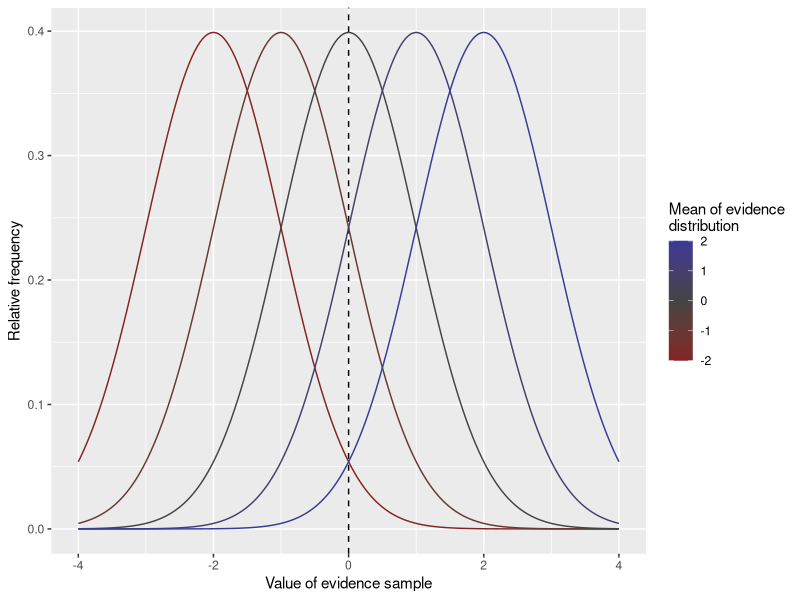
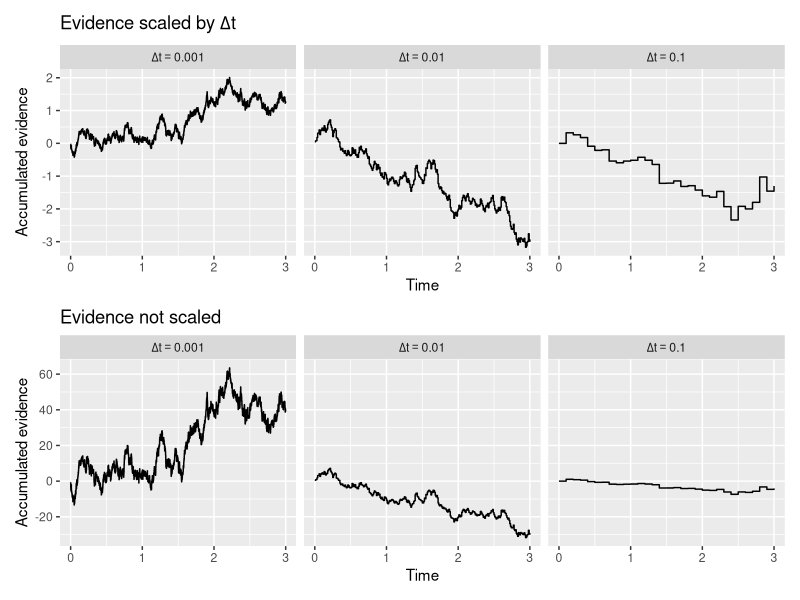
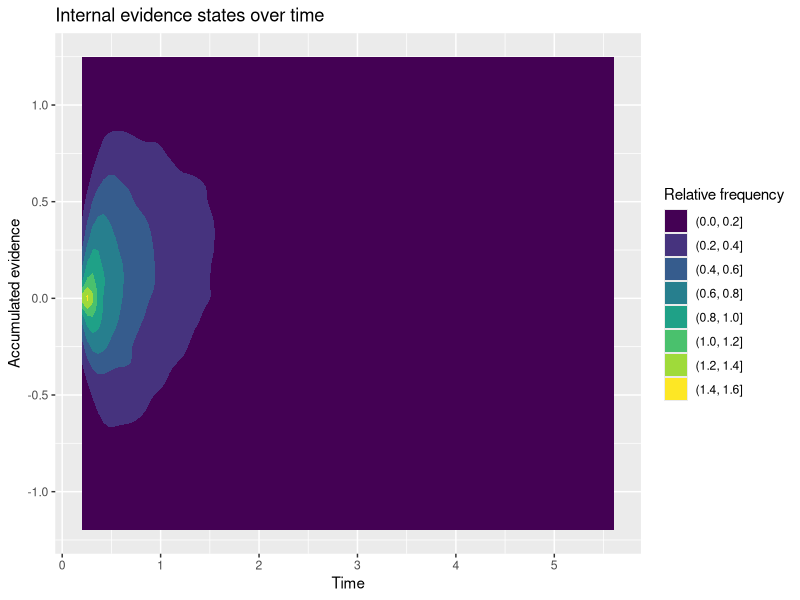
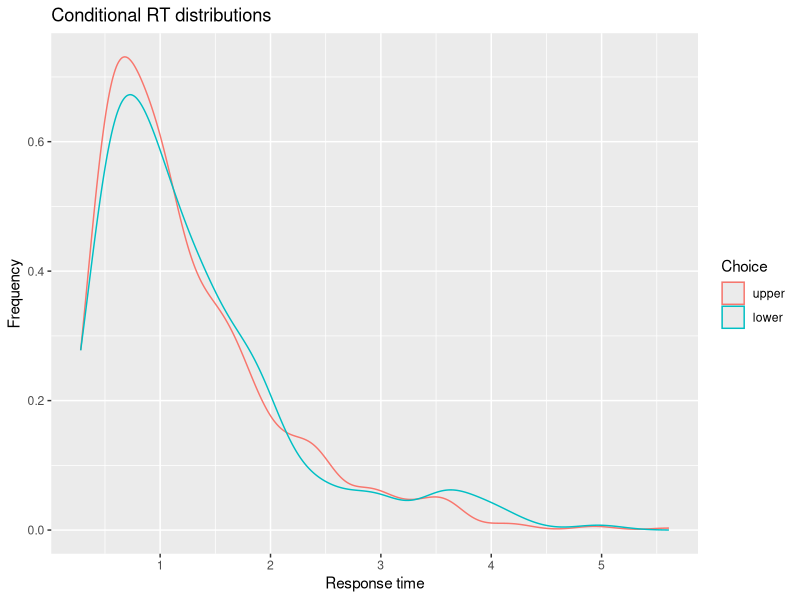
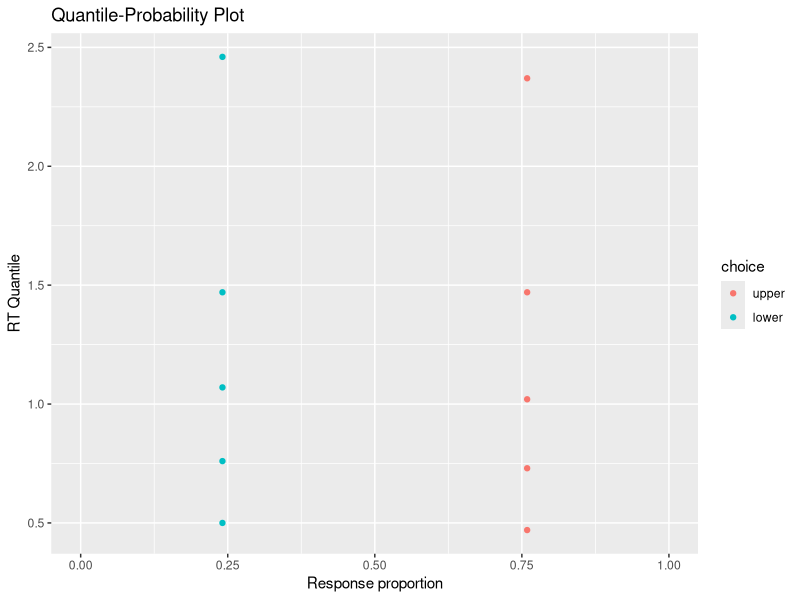
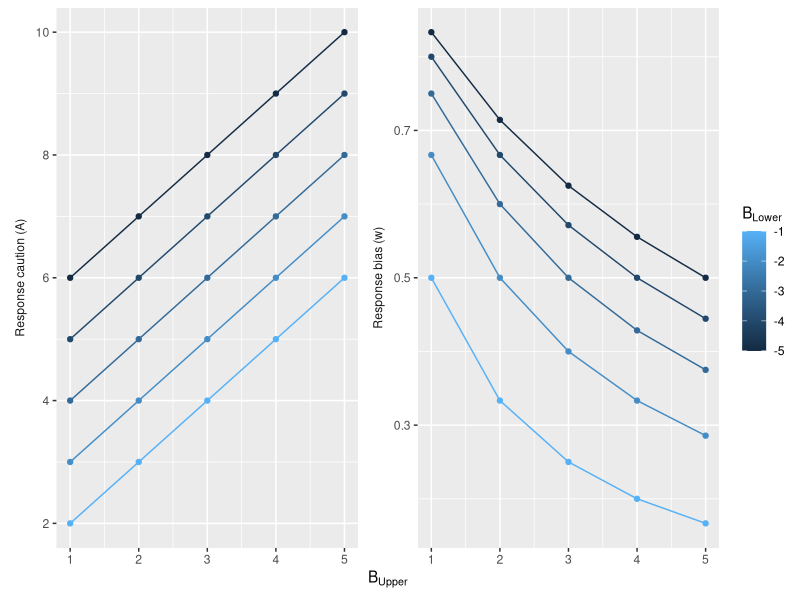
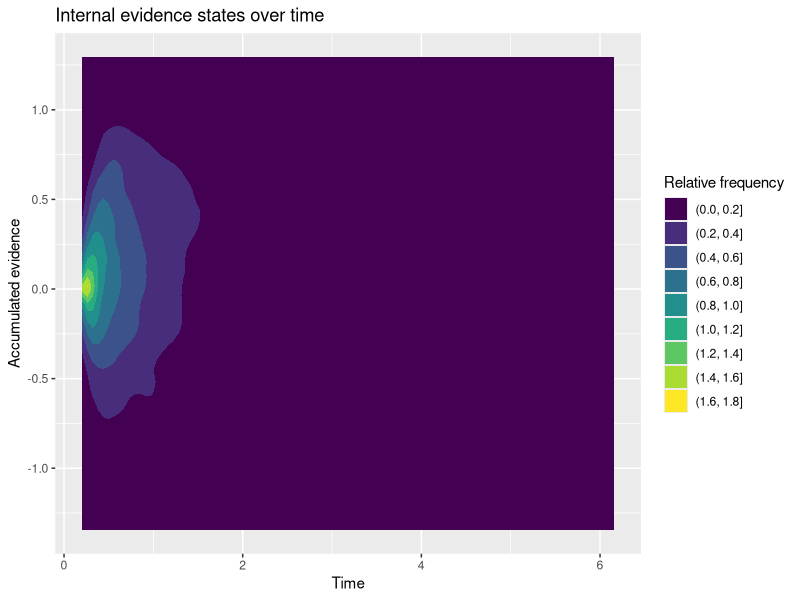
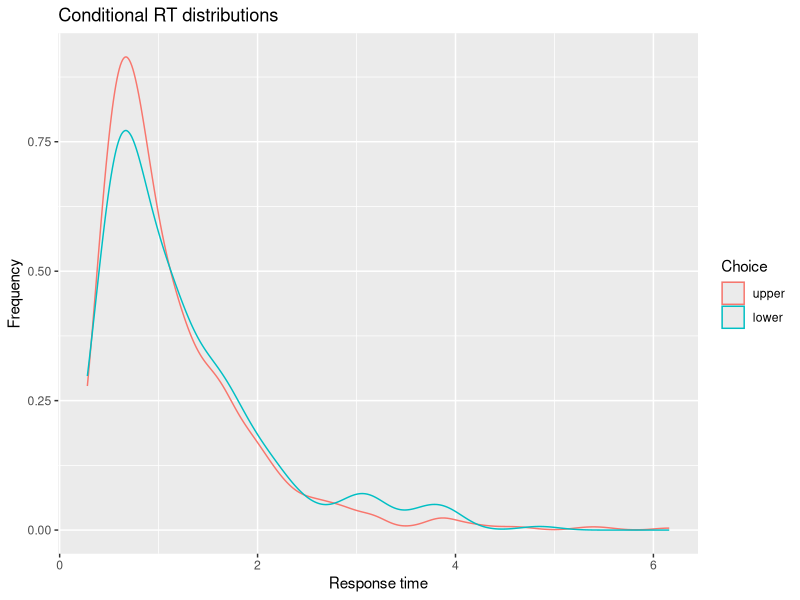

These figures' R source, in order:
## ---- chunk 1
library(tidyverse)
library(patchwork)

set.seed(12222)
## ---- chunk 2
expand_grid(v = c(-2, -1, 0, 1, 2), x = seq(-4, 4, length.out = 201)) %>%
    mutate(d = dnorm(x, mean = v, sd = 1)) %>%
    ggplot(aes(x = x, y = d, color = v, group = v)) +
    geom_vline(xintercept = 0, linetype = "dashed") +
    geom_line() +
    scale_color_gradient2(mid = "#444444", midpoint = 0) +
    labs(x = "Value of evidence sample", y = "Relative frequency", color = "Mean of evidence\ndistribution")
## ---- chunk 3
diffusion_sim <- expand_grid(dt = c(0.1, 0.01, 0.001)) %>%
    group_by(dt) %>%
    reframe(t = seq(0, 3, by = dt)) %>%
    ungroup() %>%
    mutate(x_sample = rnorm(n = n(), mean = 0, sd = 1 * sqrt(dt))) %>%
    group_by(dt) %>%
    mutate(x = cumsum(x_sample))

scaled_plot <- diffusion_sim %>%
    ggplot(aes(x = t, y = x)) +
    geom_step() +
    facet_wrap("dt", labeller = label_bquote(Delta * t == .(dt))) +
    labs(x = "Time", y = "Accumulated evidence", title = expression("Evidence scaled by " * Delta * t))

unscaled_plot <- diffusion_sim %>%
    ggplot(aes(x = t, y = x / sqrt(dt))) +
    geom_step() +
    facet_wrap("dt", labeller = label_bquote(Delta * t == .(dt))) +
    labs(x = "Time", y = "Accumulated evidence", title = "Evidence not scaled")

scaled_plot / unscaled_plot
## ---- chunk 4
#| code-fold: show

diffusion_sim <- function(v = 0, b_upper = 1, b_lower = -1, t0 = 0.2, dt = 0.01, t_max = Inf) {
    x <- 0
    t <- t0
    
    x_record <- x
    t_record <- t
    
    while (x < b_upper & x > b_lower & t < t_max) {
        x_sample <- rnorm(n = 1, mean = v * dt, sd = sqrt(dt))
        x <- x + x_sample
        t <- t + dt
        x_record <- c(x_record, x)
        t_record <- c(t_record, t)
    }
    
    return(data.frame(t = t_record, x = x_record))
}
## ---- chunk 5
#| code-fold: show

# Specify the number of simulations to run
n_sims <- 1000

# This is initially empty, but will eventually save all our random walk simulations
sim_results <- c()

# The for loop increments a counter (called "i" here) over a specified range (from 1 up to n_sims)
for (i in 1:n_sims) {
    # Simulate a single realization of the random walk with the given parameters
    current_result <- diffusion_sim(v = 0.5, b_upper = 1, b_lower = -1)
    
    # "Bind" the current simulation to the ongoing record of simulation results
    sim_results <- rbind(
        sim_results,
        # Add a new column that identifies which simulation this was
        current_result %>% mutate(sim_index = i)
    )
}

# Visualize the internal states of the model
sim_results %>%
    ggplot(aes(x = t, y = x)) +
    stat_density2d_filled() +
    labs(x = "Time", y = "Accumulated evidence", fill = "Relative frequency", title = "Internal evidence states over time")

# Extract simulated choices and RT's
choice_rt <- sim_results %>%
    group_by(sim_index) %>%
    summarize(
        choice = factor(last(x) > 0, levels = c(TRUE, FALSE), labels = c("upper", "lower")),
        rt = last(t)
    )

# Plot conditional RT distributions
choice_rt %>%
    ggplot(aes(x = rt, color = choice)) +
    geom_density() +
    labs(x = "Response time", y = "Frequency", color = "Choice", title = "Conditional RT distributions")

# Quantile-probability plot

sim_choice_p <- choice_rt %>%
    group_by(choice) %>%
    count() %>%
    ungroup() %>%
    mutate(p_resp = n / sum(n))

sim_rt_q <- choice_rt %>%
    group_by(choice) %>%
    reframe(rt_q = quantile(rt, probs = c(0.1, 0.3, 0.5, 0.7, 0.9)))

full_join(sim_choice_p, sim_rt_q) %>%
    ggplot(aes(x = p_resp, y = rt_q, color = choice)) +
    geom_point() +
    expand_limits(x = c(0, 1)) +
    labs(x = "Response proportion", y = "RT Quantile", title = "Quantile-Probability Plot")
## ---- chunk 6
expand_grid(b_upper = seq(1, 5), b_lower = seq(-1, -5)) %>%
    mutate(A = b_upper - b_lower) %>%
    mutate(w = -b_lower / A) %>%
    pivot_longer(c(A, w), names_to = "par", values_to = "val") %>%
    mutate(par = factor(par, levels = c("A", "w"), labels = c("Response caution (A)", "Response bias (w)"))) %>%
    ggplot(aes(x = b_upper, y = val, color = b_lower, group = b_lower)) +
    geom_line() +
    geom_point() +
    facet_wrap("par", scales = "free_y", strip.position = "left") +
    labs(x = expression(B["Upper"]), y = NULL, color = expression(B["Lower"])) +
    theme(strip.placement = "outside", strip.background = element_blank())
## ---- chunk 7
#| code-fold: show

diffusion_sim <- function(v = 0, a = 2, w = 0.5, t0 = 0.2, dt = 0.01, t_max = Inf) {
    b_upper <- (1 - w) * a
    b_lower <- -w * a
    
    x <- 0
    t <- t0
    
    x_record <- x
    t_record <- t
    
    while (x < b_upper & x > b_lower & t < t_max) {
        x_sample <- rnorm(n = 1, mean = v * dt, sd = 1 * sqrt(dt))
        x <- x + x_sample
        t <- t + dt
        x_record <- c(x_record, x)
        t_record <- c(t_record, t)
    }
    
    return(data.frame(t = t_record, x = x_record))
}
## ---- chunk 8
#| code-fold: show

diffusion_sim <- function(v = 0, a = 2, w = 0.5, t0 = 0.2, dt = 0.01, t_max = Inf, sv = 0) {
    trial_v <- rnorm(n = 1, mean = v, sd = sv)
    
    b_upper <- (1 - w) * a
    b_lower <- -w * a
    
    x <- 0
    t <- t0
    
    x_record <- x
    t_record <- t
    
    while (x < b_upper & x > b_lower & t < t_max) {
        x_sample <- rnorm(n = 1, mean = trial_v * dt, sd = 1 * sqrt(dt))
        x <- x + x_sample
        t <- t + dt
        x_record <- c(x_record, x)
        t_record <- c(t_record, t)
    }
    
    return(data.frame(t = t_record, x = x_record))
}
## ---- chunk 9
#| code-fold: show

# Specify the number of simulations to run
n_sims <- 1000

# This is initially empty, but will eventually save all our random walk simulations
sim_results <- c()

# The for loop increments a counter (called "i" here) over a specified range (from 1 up to n_sims)
for (i in 1:n_sims) {
    # Simulate a single realization of the random walk with the given parameters
    current_result <- diffusion_sim(v = 0.5, a = 2, w = 0.5, sv = 0.5)
    
    # "Bind" the current simulation to the ongoing record of simulation results
    sim_results <- rbind(
        sim_results,
        # Add a new column that identifies which simulation this was
        current_result %>% mutate(sim_index = i)
    )
}

# Visualize the internal states of the model
sim_results %>%
    ggplot(aes(x = t, y = x)) +
    stat_density2d_filled() +
    labs(x = "Time", y = "Accumulated evidence", fill = "Relative frequency", title = "Internal evidence states over time")

# Extract simulated choices and RT's
choice_rt <- sim_results %>%
    group_by(sim_index) %>%
    summarize(
        choice = factor(last(x) > 0, levels = c(TRUE, FALSE), labels = c("upper", "lower")),
        rt = last(t)
    )

# Plot conditional RT distributions
choice_rt %>%
    ggplot(aes(x = rt, color = choice)) +
    geom_density() +
    labs(x = "Response time", y = "Frequency", color = "Choice", title = "Conditional RT distributions")

# Quantile-probability plot

sim_choice_p <- choice_rt %>%
    group_by(choice) %>%
    count() %>%
    ungroup() %>%
    mutate(p_resp = n / sum(n))

sim_rt_q <- choice_rt %>%
    group_by(choice) %>%
    reframe(rt_q = quantile(rt, probs = c(0.1, 0.3, 0.5, 0.7, 0.9)))

full_join(sim_choice_p, sim_rt_q) %>%
    ggplot(aes(x = p_resp, y = rt_q, color = choice)) +
    geom_point() +
    expand_limits(x = c(0, 1)) +
    labs(x = "Response proportion", y = "RT Quantile", title = "Quantile-Probability Plot")
## ---- chunk 10
#| code-fold: show

diffusion_sim <- function(v = 0, a = 2, w = 0.5, t0 = 0.2, dt = 0.01, t_max = Inf, sv = 0, sw = 0) {
    trial_v <- rnorm(n = 1, mean = v, sd = sv)
    trial_w <- runif(n = 1, min = max(0, w - 0.5 * sw), max = min(1, w + 0.5 * sw))
    
    b_upper <- (1 - trial_w) * a
    b_lower <- -trial_w * a
    
    x <- 0
    t <- t0
    
    x_record <- x
    t_record <- t
    
    while (x < b_upper & x > b_lower & t < t_max) {
        x_sample <- rnorm(n = 1, mean = trial_v * dt, sd = 1 * sqrt(dt))
        x <- x + x_sample
        t <- t + dt
        x_record <- c(x_record, x)
        t_record <- c(t_record, t)
    }
    
    return(data.frame(t = t_record, x = x_record))
}
## ---- chunk 11
#| code-fold: show

# Specify the number of simulations to run
n_sims <- 1000

# This is initially empty, but will eventually save all our random walk simulations
sim_results <- c()

# The for loop increments a counter (called "i" here) over a specified range (from 1 up to n_sims)
for (i in 1:n_sims) {
    # Simulate a single realization of the random walk with the given parameters
    current_result <- diffusion_sim(v = 0.5, a = 2, w = 0.5, sv = 0, sw = 0.9)
    
    # "Bind" the current simulation to the ongoing record of simulation results
    sim_results <- rbind(
        sim_results,
        # Add a new column that identifies which simulation this was
        current_result %>% mutate(sim_index = i)
    )
}

# Visualize the internal states of the model
sim_results %>%
    ggplot(aes(x = t, y = x)) +
    stat_density2d_filled() +
    labs(x = "Time", y = "Accumulated evidence", fill = "Relative frequency", title = "Internal evidence states over time")

# Extract simulated choices and RT's
choice_rt <- sim_results %>%
    group_by(sim_index) %>%
    summarize(
        choice = factor(last(x) > 0, levels = c(TRUE, FALSE), labels = c("upper", "lower")),
        rt = last(t)
    )

# Plot conditional RT distributions
choice_rt %>%
    ggplot(aes(x = rt, color = choice)) +
    geom_density() +
    labs(x = "Response time", y = "Frequency", color = "Choice", title = "Conditional RT distributions")

# Quantile-probability plot

sim_choice_p <- choice_rt %>%
    group_by(choice) %>%
    count() %>%
    ungroup() %>%
    mutate(p_resp = n / sum(n))

sim_rt_q <- choice_rt %>%
    group_by(choice) %>%
    reframe(rt_q = quantile(rt, probs = c(0.1, 0.3, 0.5, 0.7, 0.9)))

full_join(sim_choice_p, sim_rt_q) %>%
    ggplot(aes(x = p_resp, y = rt_q, color = choice)) +
    geom_point() +
    expand_limits(x = c(0, 1)) +
    labs(x = "Response proportion", y = "RT Quantile", title = "Quantile-Probability Plot")
## ---- chunk 12
#| code-fold: show

diffusion_sim <- function(v = 0, a = 2, w = 0.5, t0 = 0.2, dt = 0.01, t_max = Inf, sv = 0, sw = 0, st0 = 0) {
    trial_v <- rnorm(n = 1, mean = v, sd = sv)
    trial_w <- runif(n = 1, min = max(0, w - 0.5 * sw), max = min(1, w + 0.5 * sw))
    trial_t0 <- runif(n = 1, min = t0, max = t0 + st0)
    
    b_upper <- (1 - trial_w) * a
    b_lower <- -trial_w * a
    
    x <- 0
    t <- trial_t0
    
    x_record <- x
    t_record <- t
    
    while (x < b_upper & x > b_lower & t < t_max) {
        x_sample <- rnorm(n = 1, mean = trial_v * dt, sd = 1 * sqrt(dt))
        x <- x + x_sample
        t <- t + dt
        x_record <- c(x_record, x)
        t_record <- c(t_record, t)
    }
    
    return(data.frame(t = t_record, x = x_record))
}
## ---- chunk 13
#| code-fold: show

# Specify the number of simulations to run
n_sims <- 1000

# This is initially empty, but will eventually save all our random walk simulations
sim_results <- c()

# The for loop increments a counter (called "i" here) over a specified range (from 1 up to n_sims)
for (i in 1:n_sims) {
    # Simulate a single realization of the random walk with the given parameters
    current_result <- diffusion_sim(v = 0.5, a = 2, w = 0.5, sv = 0, sw = 0, st0 = 0.6)
    
    # "Bind" the current simulation to the ongoing record of simulation results
    sim_results <- rbind(
        sim_results,
        # Add a new column that identifies which simulation this was
        current_result %>% mutate(sim_index = i)
    )
}

# Visualize the internal states of the model
sim_results %>%
    ggplot(aes(x = t, y = x)) +
    stat_density2d_filled() +
    labs(x = "Time", y = "Accumulated evidence", fill = "Relative frequency", title = "Internal evidence states over time")

# Extract simulated choices and RT's
choice_rt <- sim_results %>%
    group_by(sim_index) %>%
    summarize(
        choice = factor(last(x) > 0, levels = c(TRUE, FALSE), labels = c("upper", "lower")),
        rt = last(t)
    )

# Plot conditional RT distributions
choice_rt %>%
    ggplot(aes(x = rt, color = choice)) +
    geom_density() +
    labs(x = "Response time", y = "Frequency", color = "Choice", title = "Conditional RT distributions")

# Quantile-probability plot

sim_choice_p <- choice_rt %>%
    group_by(choice) %>%
    count() %>%
    ungroup() %>%
    mutate(p_resp = n / sum(n))

sim_rt_q <- choice_rt %>%
    group_by(choice) %>%
    reframe(rt_q = quantile(rt, probs = c(0.1, 0.3, 0.5, 0.7, 0.9)))

full_join(sim_choice_p, sim_rt_q) %>%
    ggplot(aes(x = p_resp, y = rt_q, color = choice)) +
    geom_point() +
    expand_limits(x = c(0, 1)) +
    labs(x = "Response proportion", y = "RT Quantile", title = "Quantile-Probability Plot")
